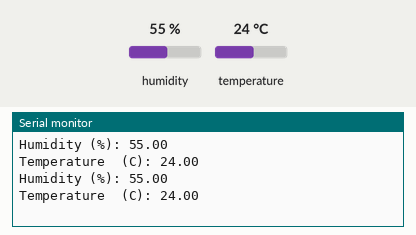
Simulated run of this sketch. Board: Arduino Nano, built with avr-gcc and run on an emulated ATmega328P. On the bench: the last lines printed to the serial monitor. Inputs (shaded band) come from the test bench; at power-on: humidity 55 %, temperature 24 °C.

Above: at 2.8 s.
2.9 s: humidity set to 22 %
At 4.6 s:
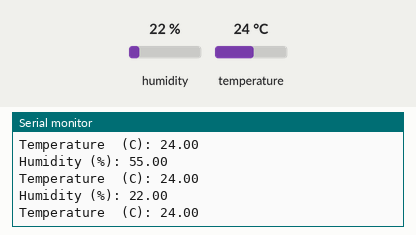
5.6 s: temperature set to 12 °C
At 7.1 s:
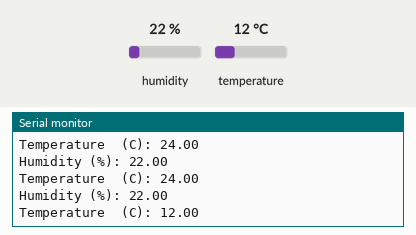
8.3 s: humidity set to 40 %
At 8.3 s:
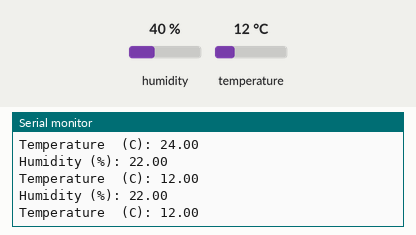
Timing chart, 0 to 11.3 s (numbered marks = the images above; inputs shaded):
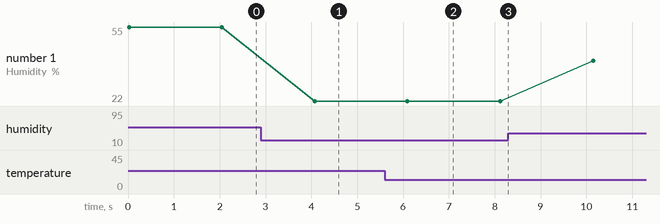

Measured:
- after the input at 2.9 s, the serial monitor: prints a new line after 1.2 s (image 1)
- after the input at 5.6 s, the serial monitor: prints a new line after 0.52 s (image 2)
- plotted number 1: 55 → 22 after the input at 2.9 s, 22 → 40 after the input at 8.3 s

The sketch:

temp.ino
```cpp
#include <dht11.h>
#define DHT11PIN 4


dht11 DHT11;

int fan = A7;

void  setup()
{
  Serial.begin(9600);
  pinMode(fan, OUTPUT);

}

void loop()
{
  Serial.println();

  int chk = DHT11.read(DHT11PIN);


  Serial.print("Humidity (%): ");
  Serial.println((float)DHT11.humidity, 2);
  if((float)DHT11.humidity,2 <= 70){

  }

  Serial.print("Temperature  (C): ");
  Serial.println((float)DHT11.temperature, 2);

  delay(2000);

}
```
